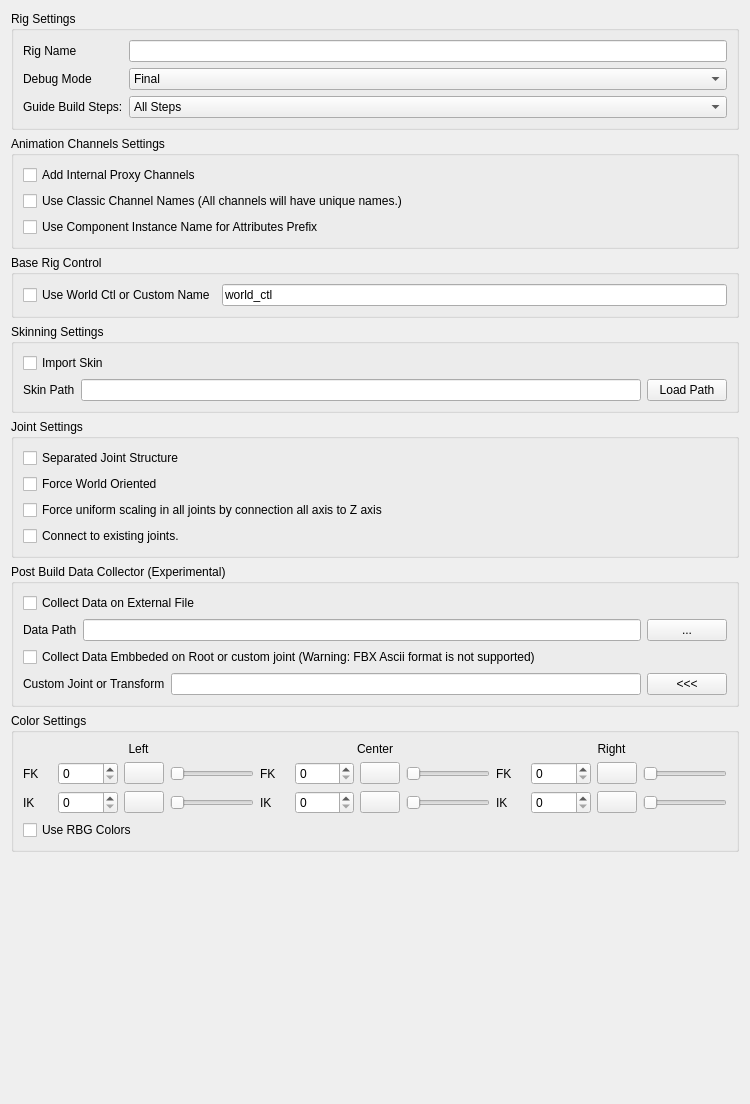
<?xml version="1.0" encoding="UTF-8"?>
<ui version="4.0">
 <class>Form</class>
 <widget class="QWidget" name="Form">
  <property name="geometry">
   <rect>
    <x>0</x>
    <y>0</y>
    <width>750</width>
    <height>1104</height>
   </rect>
  </property>
  <property name="windowTitle">
   <string>Form</string>
  </property>
  <layout class="QGridLayout" name="gridLayout_2">
   <item row="4" column="0">
    <widget class="QGroupBox" name="groupBox_3">
     <property name="sizePolicy">
      <sizepolicy hsizetype="Preferred" vsizetype="Fixed">
       <horstretch>0</horstretch>
       <verstretch>0</verstretch>
      </sizepolicy>
     </property>
     <property name="title">
      <string>Joint Settings</string>
     </property>
     <layout class="QGridLayout" name="gridLayout_5">
      <item row="1" column="0">
       <widget class="QCheckBox" name="jointWorldOri_checkBox">
        <property name="enabled">
         <bool>true</bool>
        </property>
        <property name="toolTip">
         <string>&lt;html&gt;&lt;head/&gt;&lt;body&gt;&lt;p&gt;Force all the joint to be oriented in World Space&lt;/p&gt;&lt;/body&gt;&lt;/html&gt;</string>
        </property>
        <property name="text">
         <string>Force World Oriented</string>
        </property>
       </widget>
      </item>
      <item row="3" column="0">
       <widget class="QCheckBox" name="connect_joints_checkBox">
        <property name="toolTip">
         <string>&lt;html&gt;&lt;head/&gt;&lt;body&gt;&lt;p&gt;When this option is active, mGear Shifter will try to connect to existing joints in the scene&lt;/p&gt;&lt;p&gt;&lt;span style=&quot; font-weight:600;&quot;&gt;WARNING&lt;/span&gt;: The joints need to have the rotation values freeze to 0, 0, 0. &lt;/p&gt;&lt;p&gt;Use Maya's Modify &amp;gt;&amp;gt; Freeze Transformation command to Freeze rotation. Open the command options and ensure only Rotation is freeze, before execute the command&lt;/p&gt;&lt;p&gt;Freeze joint rotations steps:&lt;/p&gt;&lt;p&gt;1. Select all joints to freeze&lt;/p&gt;&lt;p&gt;2. Open Maya's Modify &amp;gt;&amp;gt; Freeze Transformation options and ensure only rotation is checked&lt;/p&gt;&lt;p&gt;3. Apply Modify &amp;gt;&amp;gt; Freeze Transformation&lt;/p&gt;&lt;p&gt;&lt;br/&gt;&lt;/p&gt;&lt;/body&gt;&lt;/html&gt;</string>
        </property>
        <property name="text">
         <string>Connect to existing joints.</string>
        </property>
       </widget>
      </item>
      <item row="2" column="0">
       <widget class="QCheckBox" name="force_uniScale_checkBox">
        <property name="text">
         <string>Force uniform scaling in all joints by connection all axis to Z axis</string>
        </property>
       </widget>
      </item>
      <item row="0" column="0">
       <widget class="QCheckBox" name="jointRig_checkBox">
        <property name="text">
         <string>Separated Joint Structure</string>
        </property>
       </widget>
      </item>
     </layout>
    </widget>
   </item>
   <item row="1" column="0">
    <widget class="QGroupBox" name="groupBox_6">
     <property name="title">
      <string>Animation Channels Settings</string>
     </property>
     <layout class="QGridLayout" name="gridLayout_8">
      <item row="0" column="0">
       <widget class="QCheckBox" name="proxyChannels_checkBox">
        <property name="text">
         <string>Add Internal Proxy Channels</string>
        </property>
       </widget>
      </item>
      <item row="1" column="0">
       <widget class="QCheckBox" name="classicChannelNames_checkBox">
        <property name="toolTip">
         <string>&lt;html&gt;&lt;head/&gt;&lt;body&gt;&lt;p&gt;If this option is checked. The channel name will have unique full name. &lt;/p&gt;&lt;p align=&quot;center&quot;&gt;&lt;span style=&quot; font-weight:600;&quot;&gt;i.e: &amp;quot;arm_L0_blend&amp;quot;&lt;/span&gt;&lt;br/&gt;&lt;/p&gt;&lt;p&gt;If the option is unchecked. The channel will use the simple name. &lt;/p&gt;&lt;p align=&quot;center&quot;&gt;&lt;span style=&quot; font-weight:600;&quot;&gt;i.e: &amp;quot;arm_blend&amp;quot;&lt;/span&gt;&lt;br/&gt;&lt;/p&gt;&lt;p&gt;&lt;span style=&quot; font-weight:600;&quot;&gt;NOTE&lt;/span&gt;: With the option unchecked. If the channel host (uiHost) have 2 or more componets of the same type. The connection will be shared amoung all the componets with the same name channel. &lt;/p&gt;&lt;p&gt;&lt;span style=&quot; font-weight:600;&quot;&gt;i.e:&lt;/span&gt; If we have 2 arms, the channels will be shared for both arms. To avoid this behaviour with the unchecked option, please use a unique channel host for each component.&lt;/p&gt;&lt;/body&gt;&lt;/html&gt;</string>
        </property>
        <property name="text">
         <string>Use Classic Channel Names (All channels will have unique names.)</string>
        </property>
       </widget>
      </item>
      <item row="2" column="0">
       <widget class="QCheckBox" name="attrPrefix_checkBox">
        <property name="toolTip">
         <string>&lt;html&gt;&lt;head/&gt;&lt;body&gt;&lt;p&gt;If this option is checked. The attribute prefix will use the &lt;span style=&quot; font-style:italic; text-decoration: underline;&quot;&gt;component instance name&lt;/span&gt; and not the &lt;span style=&quot; font-style:italic; text-decoration: underline;&quot;&gt;component type name&lt;/span&gt;.&lt;/p&gt;&lt;p&gt;For example, if the &amp;quot;&lt;span style=&quot; font-weight:600;&quot;&gt;arm_2jnt_01&lt;/span&gt;&amp;quot; component is used and the Classic Channel Names option is unchecked. The name of the IK/FK blend will be &amp;quot;&lt;span style=&quot; font-weight:600;&quot;&gt;arm_blend&lt;/span&gt;&amp;quot; &lt;/p&gt;&lt;p&gt;This will match the default name of the &lt;span style=&quot; font-style:italic; text-decoration: underline;&quot;&gt;component type&lt;/span&gt; &amp;quot;&lt;span style=&quot; font-weight:600;&quot;&gt;arm&lt;/span&gt;&amp;quot; but if we change the name of the &lt;span style=&quot; font-style:italic; text-decoration: underline;&quot;&gt;component instance&lt;/span&gt; for other: for example &amp;quot;&lt;span style=&quot; font-weight:600;&quot;&gt;limb&lt;/span&gt;&amp;quot; the attribute name will not change.&lt;/p&gt;&lt;p&gt;With this option checked the attribute name will match the &lt;span style=&quot; font-style:italic; text-decoration: underline;&quot;&gt;component instance name&lt;/span&gt; &amp;quot;&lt;span style=&quot; font-weight:600;&quot;&gt;limb&lt;/span&gt;&amp;quot; so the name of the attribute will be &amp;quot;&lt;span style=&quot; font-weight:600;&quot;&gt;limb_blend&lt;/span&gt;&amp;quot; and not the component type name.&lt;/p&gt;&lt;p&gt;this will also affect the way that the attributes are shared when we have a shared UI host.&lt;/p&gt;&lt;/body&gt;&lt;/html&gt;</string>
        </property>
        <property name="text">
         <string>Use Component Instance Name for Attributes Prefix</string>
        </property>
       </widget>
      </item>
     </layout>
    </widget>
   </item>
   <item row="0" column="0">
    <widget class="QGroupBox" name="groupBox">
     <property name="title">
      <string>Rig Settings</string>
     </property>
     <layout class="QGridLayout" name="gridLayout_3">
      <item row="0" column="0">
       <layout class="QFormLayout" name="formLayout">
        <item row="0" column="0">
         <widget class="QLabel" name="rigName_label">
          <property name="text">
           <string>Rig Name</string>
          </property>
         </widget>
        </item>
        <item row="0" column="1">
         <widget class="QLineEdit" name="rigName_lineEdit"/>
        </item>
        <item row="1" column="0">
         <widget class="QLabel" name="mode_label">
          <property name="text">
           <string>Debug Mode</string>
          </property>
         </widget>
        </item>
        <item row="1" column="1">
         <widget class="QComboBox" name="mode_comboBox">
          <item>
           <property name="text">
            <string>Final</string>
           </property>
          </item>
          <item>
           <property name="text">
            <string>WIP</string>
           </property>
          </item>
         </widget>
        </item>
        <item row="2" column="0">
         <widget class="QLabel" name="step_label">
          <property name="text">
           <string>Guide Build Steps:</string>
          </property>
         </widget>
        </item>
        <item row="2" column="1">
         <widget class="QComboBox" name="step_comboBox">
          <item>
           <property name="text">
            <string>All Steps</string>
           </property>
          </item>
          <item>
           <property name="text">
            <string>Objects</string>
           </property>
          </item>
          <item>
           <property name="text">
            <string>Attributes</string>
           </property>
          </item>
          <item>
           <property name="text">
            <string>Operators</string>
           </property>
          </item>
          <item>
           <property name="text">
            <string>Connect</string>
           </property>
          </item>
          <item>
           <property name="text">
            <string>Joints</string>
           </property>
          </item>
          <item>
           <property name="text">
            <string>Finalize</string>
           </property>
          </item>
         </widget>
        </item>
       </layout>
      </item>
     </layout>
    </widget>
   </item>
   <item row="2" column="0">
    <widget class="QGroupBox" name="groupBox_7">
     <property name="sizePolicy">
      <sizepolicy hsizetype="Preferred" vsizetype="Fixed">
       <horstretch>0</horstretch>
       <verstretch>0</verstretch>
      </sizepolicy>
     </property>
     <property name="title">
      <string>Base Rig Control</string>
     </property>
     <layout class="QHBoxLayout" name="horizontalLayout_9">
      <item>
       <widget class="QCheckBox" name="worldCtl_checkBox">
        <property name="toolTip">
         <string>&lt;html&gt;&lt;head/&gt;&lt;body&gt;&lt;p&gt;Shifter creates by default a Base control called &amp;quot;&lt;span style=&quot; font-weight:600;&quot;&gt;global_C0_ctl&lt;/span&gt;&amp;quot;. &lt;/p&gt;&lt;p&gt;Since this control is not accesible from any guide locator. Is not possible to add it as a space reference.&lt;/p&gt;&lt;p&gt;If this option is active, The base control will be named &amp;quot;&lt;span style=&quot; font-weight:600;&quot;&gt;world_ctl&lt;/span&gt;&amp;quot; and we can add &amp;quot;&lt;span style=&quot; font-weight:600;&quot;&gt;global_C0_ctl&lt;/span&gt;&amp;quot; as a regular &amp;quot;Control_01&amp;quot; component. &lt;/p&gt;&lt;p&gt;This way we can use it as space reference.&lt;/p&gt;&lt;p&gt;The biped guide template is configured with this structure.&lt;/p&gt;&lt;/body&gt;&lt;/html&gt;</string>
        </property>
        <property name="text">
         <string>Use World Ctl or Custom Name</string>
        </property>
       </widget>
      </item>
      <item>
       <widget class="QLineEdit" name="worldCtl_lineEdit">
        <property name="text">
         <string>world_ctl</string>
        </property>
       </widget>
      </item>
     </layout>
    </widget>
   </item>
   <item row="3" column="0">
    <widget class="QGroupBox" name="groupBox_2">
     <property name="title">
      <string>Skinning Settings</string>
     </property>
     <layout class="QGridLayout" name="gridLayout_4">
      <item row="0" column="0">
       <layout class="QVBoxLayout" name="verticalLayout">
        <item>
         <widget class="QCheckBox" name="importSkin_checkBox">
          <property name="text">
           <string>Import Skin</string>
          </property>
         </widget>
        </item>
        <item>
         <layout class="QHBoxLayout" name="horizontalLayout">
          <item>
           <widget class="QLabel" name="skin_label">
            <property name="text">
             <string>Skin Path</string>
            </property>
           </widget>
          </item>
          <item>
           <widget class="QLineEdit" name="skin_lineEdit"/>
          </item>
          <item>
           <widget class="QPushButton" name="loadSkinPath_pushButton">
            <property name="text">
             <string>Load Path</string>
            </property>
           </widget>
          </item>
         </layout>
        </item>
       </layout>
      </item>
     </layout>
    </widget>
   </item>
   <item row="6" column="0">
    <widget class="QGroupBox" name="groupBox_5">
     <property name="title">
      <string>Color Settings</string>
     </property>
     <layout class="QGridLayout" name="gridLayout_7">
      <item row="1" column="0">
       <widget class="QCheckBox" name="useRGB_checkBox">
        <property name="text">
         <string>Use RBG Colors</string>
        </property>
       </widget>
      </item>
      <item row="0" column="0">
       <layout class="QGridLayout" name="gridLayout_9">
        <item row="0" column="2">
         <widget class="QLabel" name="label_3">
          <property name="text">
           <string>Right</string>
          </property>
          <property name="alignment">
           <set>Qt::AlignCenter</set>
          </property>
         </widget>
        </item>
        <item row="0" column="1">
         <widget class="QLabel" name="label_2">
          <property name="text">
           <string>Center</string>
          </property>
          <property name="alignment">
           <set>Qt::AlignCenter</set>
          </property>
         </widget>
        </item>
        <item row="1" column="1">
         <layout class="QGridLayout" name="gridLayout">
          <item row="0" column="0">
           <widget class="QLabel" name="fk_label_2">
            <property name="text">
             <string>FK</string>
            </property>
           </widget>
          </item>
          <item row="0" column="1">
           <widget class="QLabel" name="C_color_fk_label">
            <property name="sizePolicy">
             <sizepolicy hsizetype="Minimum" vsizetype="Preferred">
              <horstretch>0</horstretch>
              <verstretch>0</verstretch>
             </sizepolicy>
            </property>
            <property name="minimumSize">
             <size>
              <width>0</width>
              <height>0</height>
             </size>
            </property>
            <property name="text">
             <string/>
            </property>
           </widget>
          </item>
          <item row="0" column="2">
           <widget class="QSpinBox" name="C_color_fk_spinBox">
            <property name="sizePolicy">
             <sizepolicy hsizetype="Expanding" vsizetype="Fixed">
              <horstretch>0</horstretch>
              <verstretch>0</verstretch>
             </sizepolicy>
            </property>
            <property name="maximum">
             <number>31</number>
            </property>
           </widget>
          </item>
          <item row="0" column="3">
           <widget class="QPushButton" name="C_RGB_fk_pushButton">
            <property name="sizePolicy">
             <sizepolicy hsizetype="Fixed" vsizetype="Fixed">
              <horstretch>0</horstretch>
              <verstretch>0</verstretch>
             </sizepolicy>
            </property>
            <property name="maximumSize">
             <size>
              <width>16777215</width>
              <height>16777215</height>
             </size>
            </property>
            <property name="layoutDirection">
             <enum>Qt::LeftToRight</enum>
            </property>
            <property name="styleSheet">
             <string notr="true"/>
            </property>
            <property name="text">
             <string/>
            </property>
           </widget>
          </item>
          <item row="0" column="4">
           <widget class="QSlider" name="C_RGB_fk_slider">
            <property name="maximum">
             <number>255</number>
            </property>
            <property name="orientation">
             <enum>Qt::Horizontal</enum>
            </property>
           </widget>
          </item>
          <item row="1" column="0">
           <widget class="QLabel" name="ik_label_2">
            <property name="text">
             <string>IK</string>
            </property>
           </widget>
          </item>
          <item row="1" column="1">
           <widget class="QLabel" name="C_color_ik_label">
            <property name="sizePolicy">
             <sizepolicy hsizetype="Minimum" vsizetype="Preferred">
              <horstretch>0</horstretch>
              <verstretch>0</verstretch>
             </sizepolicy>
            </property>
            <property name="minimumSize">
             <size>
              <width>0</width>
              <height>0</height>
             </size>
            </property>
            <property name="text">
             <string/>
            </property>
           </widget>
          </item>
          <item row="1" column="2">
           <widget class="QSpinBox" name="C_color_ik_spinBox">
            <property name="sizePolicy">
             <sizepolicy hsizetype="Expanding" vsizetype="Fixed">
              <horstretch>0</horstretch>
              <verstretch>0</verstretch>
             </sizepolicy>
            </property>
            <property name="maximum">
             <number>31</number>
            </property>
           </widget>
          </item>
          <item row="1" column="3">
           <widget class="QPushButton" name="C_RGB_ik_pushButton">
            <property name="sizePolicy">
             <sizepolicy hsizetype="Fixed" vsizetype="Fixed">
              <horstretch>0</horstretch>
              <verstretch>0</verstretch>
             </sizepolicy>
            </property>
            <property name="maximumSize">
             <size>
              <width>16777215</width>
              <height>16777215</height>
             </size>
            </property>
            <property name="layoutDirection">
             <enum>Qt::LeftToRight</enum>
            </property>
            <property name="styleSheet">
             <string notr="true"/>
            </property>
            <property name="text">
             <string/>
            </property>
           </widget>
          </item>
          <item row="1" column="4">
           <widget class="QSlider" name="C_RGB_ik_slider">
            <property name="maximum">
             <number>255</number>
            </property>
            <property name="orientation">
             <enum>Qt::Horizontal</enum>
            </property>
           </widget>
          </item>
         </layout>
        </item>
        <item row="1" column="2">
         <layout class="QGridLayout" name="gridLayout_10">
          <item row="0" column="0">
           <widget class="QLabel" name="fk_label_3">
            <property name="text">
             <string>FK</string>
            </property>
           </widget>
          </item>
          <item row="0" column="1">
           <widget class="QLabel" name="R_color_fk_label">
            <property name="sizePolicy">
             <sizepolicy hsizetype="Minimum" vsizetype="Preferred">
              <horstretch>0</horstretch>
              <verstretch>0</verstretch>
             </sizepolicy>
            </property>
            <property name="minimumSize">
             <size>
              <width>0</width>
              <height>0</height>
             </size>
            </property>
            <property name="text">
             <string/>
            </property>
           </widget>
          </item>
          <item row="0" column="2">
           <widget class="QSpinBox" name="R_color_fk_spinBox">
            <property name="sizePolicy">
             <sizepolicy hsizetype="Expanding" vsizetype="Fixed">
              <horstretch>0</horstretch>
              <verstretch>0</verstretch>
             </sizepolicy>
            </property>
            <property name="maximum">
             <number>31</number>
            </property>
           </widget>
          </item>
          <item row="0" column="3">
           <widget class="QPushButton" name="R_RGB_fk_pushButton">
            <property name="sizePolicy">
             <sizepolicy hsizetype="Fixed" vsizetype="Fixed">
              <horstretch>0</horstretch>
              <verstretch>0</verstretch>
             </sizepolicy>
            </property>
            <property name="maximumSize">
             <size>
              <width>16777215</width>
              <height>16777215</height>
             </size>
            </property>
            <property name="layoutDirection">
             <enum>Qt::LeftToRight</enum>
            </property>
            <property name="styleSheet">
             <string notr="true"/>
            </property>
            <property name="text">
             <string/>
            </property>
           </widget>
          </item>
          <item row="0" column="4">
           <widget class="QSlider" name="R_RGB_fk_slider">
            <property name="maximum">
             <number>255</number>
            </property>
            <property name="orientation">
             <enum>Qt::Horizontal</enum>
            </property>
           </widget>
          </item>
          <item row="1" column="0">
           <widget class="QLabel" name="ik_label_3">
            <property name="text">
             <string>IK</string>
            </property>
           </widget>
          </item>
          <item row="1" column="1">
           <widget class="QLabel" name="R_color_ik_label">
            <property name="sizePolicy">
             <sizepolicy hsizetype="Minimum" vsizetype="Preferred">
              <horstretch>0</horstretch>
              <verstretch>0</verstretch>
             </sizepolicy>
            </property>
            <property name="minimumSize">
             <size>
              <width>0</width>
              <height>0</height>
             </size>
            </property>
            <property name="text">
             <string/>
            </property>
           </widget>
          </item>
          <item row="1" column="2">
           <widget class="QSpinBox" name="R_color_ik_spinBox">
            <property name="sizePolicy">
             <sizepolicy hsizetype="Expanding" vsizetype="Fixed">
              <horstretch>0</horstretch>
              <verstretch>0</verstretch>
             </sizepolicy>
            </property>
            <property name="maximum">
             <number>31</number>
            </property>
           </widget>
          </item>
          <item row="1" column="3">
           <widget class="QPushButton" name="R_RGB_ik_pushButton">
            <property name="enabled">
             <bool>true</bool>
            </property>
            <property name="sizePolicy">
             <sizepolicy hsizetype="Fixed" vsizetype="Fixed">
              <horstretch>0</horstretch>
              <verstretch>0</verstretch>
             </sizepolicy>
            </property>
            <property name="maximumSize">
             <size>
              <width>16777215</width>
              <height>16777215</height>
             </size>
            </property>
            <property name="layoutDirection">
             <enum>Qt::LeftToRight</enum>
            </property>
            <property name="styleSheet">
             <string notr="true"/>
            </property>
            <property name="text">
             <string/>
            </property>
           </widget>
          </item>
          <item row="1" column="4">
           <widget class="QSlider" name="R_RGB_ik_slider">
            <property name="maximum">
             <number>255</number>
            </property>
            <property name="orientation">
             <enum>Qt::Horizontal</enum>
            </property>
           </widget>
          </item>
         </layout>
        </item>
        <item row="0" column="0">
         <widget class="QLabel" name="label">
          <property name="text">
           <string>Left</string>
          </property>
          <property name="alignment">
           <set>Qt::AlignCenter</set>
          </property>
         </widget>
        </item>
        <item row="1" column="0">
         <layout class="QGridLayout" name="gridLayout_11">
          <item row="0" column="0">
           <widget class="QLabel" name="fk_label">
            <property name="text">
             <string>FK</string>
            </property>
           </widget>
          </item>
          <item row="0" column="1">
           <widget class="QLabel" name="L_color_fk_label">
            <property name="sizePolicy">
             <sizepolicy hsizetype="Minimum" vsizetype="Preferred">
              <horstretch>0</horstretch>
              <verstretch>0</verstretch>
             </sizepolicy>
            </property>
            <property name="minimumSize">
             <size>
              <width>0</width>
              <height>0</height>
             </size>
            </property>
            <property name="text">
             <string/>
            </property>
           </widget>
          </item>
          <item row="0" column="2">
           <widget class="QSpinBox" name="L_color_fk_spinBox">
            <property name="sizePolicy">
             <sizepolicy hsizetype="Expanding" vsizetype="Fixed">
              <horstretch>0</horstretch>
              <verstretch>0</verstretch>
             </sizepolicy>
            </property>
            <property name="maximum">
             <number>31</number>
            </property>
           </widget>
          </item>
          <item row="0" column="3">
           <widget class="QPushButton" name="L_RGB_fk_pushButton">
            <property name="sizePolicy">
             <sizepolicy hsizetype="Fixed" vsizetype="Fixed">
              <horstretch>0</horstretch>
              <verstretch>0</verstretch>
             </sizepolicy>
            </property>
            <property name="maximumSize">
             <size>
              <width>16777215</width>
              <height>16777215</height>
             </size>
            </property>
            <property name="layoutDirection">
             <enum>Qt::LeftToRight</enum>
            </property>
            <property name="styleSheet">
             <string notr="true"/>
            </property>
            <property name="text">
             <string/>
            </property>
           </widget>
          </item>
          <item row="0" column="4">
           <widget class="QSlider" name="L_RGB_fk_slider">
            <property name="maximum">
             <number>255</number>
            </property>
            <property name="orientation">
             <enum>Qt::Horizontal</enum>
            </property>
           </widget>
          </item>
          <item row="1" column="0">
           <widget class="QLabel" name="ik_label">
            <property name="text">
             <string>IK</string>
            </property>
           </widget>
          </item>
          <item row="1" column="1">
           <widget class="QLabel" name="L_color_ik_label">
            <property name="sizePolicy">
             <sizepolicy hsizetype="Minimum" vsizetype="Preferred">
              <horstretch>0</horstretch>
              <verstretch>0</verstretch>
             </sizepolicy>
            </property>
            <property name="minimumSize">
             <size>
              <width>0</width>
              <height>0</height>
             </size>
            </property>
            <property name="text">
             <string/>
            </property>
           </widget>
          </item>
          <item row="1" column="2">
           <widget class="QSpinBox" name="L_color_ik_spinBox">
            <property name="sizePolicy">
             <sizepolicy hsizetype="Expanding" vsizetype="Fixed">
              <horstretch>0</horstretch>
              <verstretch>0</verstretch>
             </sizepolicy>
            </property>
            <property name="maximum">
             <number>31</number>
            </property>
           </widget>
          </item>
          <item row="1" column="3">
           <widget class="QPushButton" name="L_RGB_ik_pushButton">
            <property name="sizePolicy">
             <sizepolicy hsizetype="Fixed" vsizetype="Fixed">
              <horstretch>0</horstretch>
              <verstretch>0</verstretch>
             </sizepolicy>
            </property>
            <property name="maximumSize">
             <size>
              <width>16777215</width>
              <height>16777215</height>
             </size>
            </property>
            <property name="layoutDirection">
             <enum>Qt::LeftToRight</enum>
            </property>
            <property name="styleSheet">
             <string notr="true"/>
            </property>
            <property name="text">
             <string/>
            </property>
           </widget>
          </item>
          <item row="1" column="4">
           <widget class="QSlider" name="L_RGB_ik_slider">
            <property name="maximum">
             <number>255</number>
            </property>
            <property name="orientation">
             <enum>Qt::Horizontal</enum>
            </property>
           </widget>
          </item>
         </layout>
        </item>
       </layout>
      </item>
     </layout>
    </widget>
   </item>
   <item row="5" column="0">
    <widget class="QGroupBox" name="groupBox_8">
     <property name="title">
      <string>Post Build Data Collector (Experimental)</string>
     </property>
     <layout class="QGridLayout" name="gridLayout_12">
      <item row="0" column="0">
       <layout class="QVBoxLayout" name="verticalLayout_5">
        <item>
         <widget class="QCheckBox" name="dataCollector_checkBox">
          <property name="toolTip">
           <string>&lt;html&gt;&lt;head/&gt;&lt;body&gt;&lt;p&gt;Collected data will be stored in the root joint of the rig, if exist.&lt;/p&gt;&lt;p&gt;The root joint is the first joint created in the rig. Not necessary to be called &amp;quot;root&amp;quot;&lt;/p&gt;&lt;p&gt;If a path is provided the data will be also stored on an external JSON file&lt;/p&gt;&lt;/body&gt;&lt;/html&gt;</string>
          </property>
          <property name="text">
           <string>Collect Data on External File</string>
          </property>
         </widget>
        </item>
        <item>
         <layout class="QHBoxLayout" name="horizontalLayout_3">
          <item>
           <widget class="QLabel" name="dataCollector_label">
            <property name="text">
             <string>Data Path</string>
            </property>
           </widget>
          </item>
          <item>
           <widget class="QLineEdit" name="dataCollectorPath_lineEdit"/>
          </item>
          <item>
           <widget class="QPushButton" name="dataCollectorPath_pushButton">
            <property name="text">
             <string>...</string>
            </property>
           </widget>
          </item>
         </layout>
        </item>
       </layout>
      </item>
      <item row="1" column="0">
       <layout class="QVBoxLayout" name="verticalLayout_6">
        <item>
         <widget class="QCheckBox" name="dataCollectorEmbbeded_checkBox">
          <property name="toolTip">
           <string>&lt;html&gt;&lt;head/&gt;&lt;body&gt;&lt;p&gt;Collected data will be stored in the root joint of the rig, if exist.&lt;/p&gt;&lt;p&gt;The root joint is the first joint created in the rig. Not necessary to be called &amp;quot;root&amp;quot;&lt;/p&gt;&lt;p&gt;If a path is provided the data will be also stored on an external JSON file&lt;/p&gt;&lt;/body&gt;&lt;/html&gt;</string>
          </property>
          <property name="text">
           <string>Collect Data Embbeded on Root or custom joint (Warning: FBX Ascii format is not supported)</string>
          </property>
         </widget>
        </item>
        <item>
         <layout class="QHBoxLayout" name="horizontalLayout_4">
          <item>
           <widget class="QLabel" name="dataCollectorEmbbeded_label">
            <property name="text">
             <string>Custom Joint or Transform</string>
            </property>
           </widget>
          </item>
          <item>
           <widget class="QLineEdit" name="dataCollectorCustomJoint_lineEdit"/>
          </item>
          <item>
           <widget class="QPushButton" name="dataCollectorPathEmbbeded_pushButton">
            <property name="text">
             <string>&lt;&lt;&lt;</string>
            </property>
           </widget>
          </item>
         </layout>
        </item>
       </layout>
      </item>
     </layout>
    </widget>
   </item>
   <item row="7" column="0">
    <spacer name="verticalSpacer">
     <property name="orientation">
      <enum>Qt::Vertical</enum>
     </property>
     <property name="sizeHint" stdset="0">
      <size>
       <width>20</width>
       <height>40</height>
      </size>
     </property>
    </spacer>
   </item>
  </layout>
 </widget>
 <resources/>
 <connections>
  <connection>
   <sender>jointRig_checkBox</sender>
   <signal>clicked(bool)</signal>
   <receiver>jointWorldOri_checkBox</receiver>
   <slot>setEnabled(bool)</slot>
   <hints>
    <hint type="sourcelabel">
     <x>39</x>
     <y>555</y>
    </hint>
    <hint type="destinationlabel">
     <x>44</x>
     <y>584</y>
    </hint>
   </hints>
  </connection>
 </connections>
</ui>
